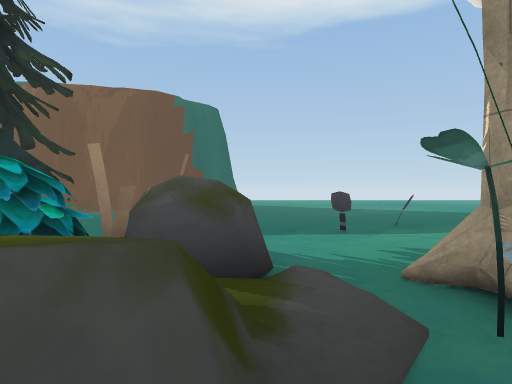
View 1 (above)

24 first-person views from a walk through a 3-D level made in the Unity game engine. The camera is 1.4 m above the floor, looks level and sees 75° across. The floor is counted in squares, 2 m on a side. Each view is taken from the middle of a square. On the plan, view 1 faces up. The plan holds only what a view shows up to about 10 squares ahead; the rest is blank. The place goes on beyond the plan. Some surface patterns are stand-ins.

View 2
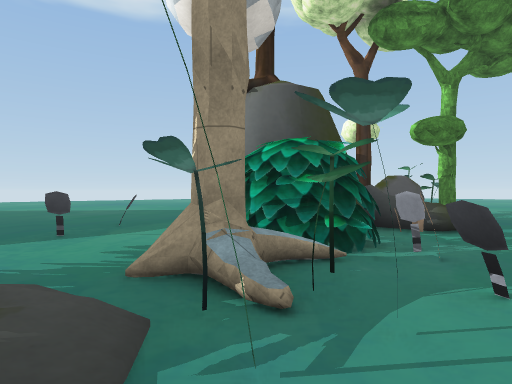

View 3
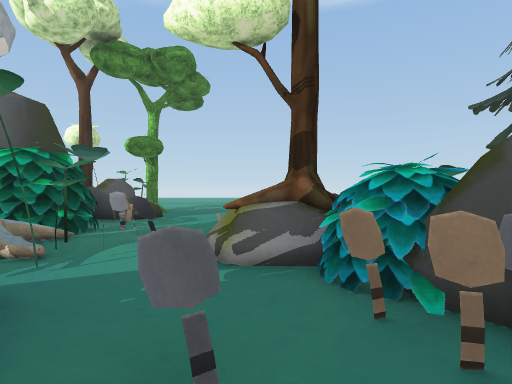

View 4
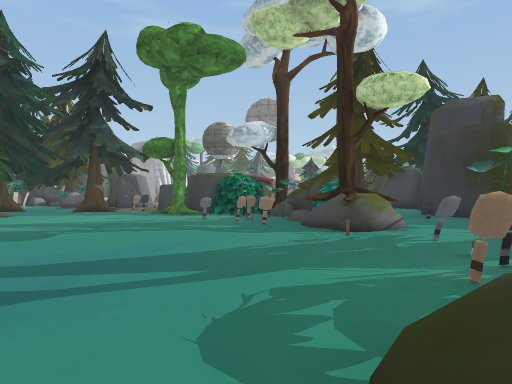

View 5
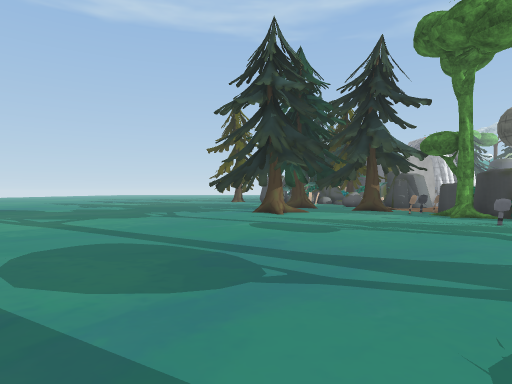

View 6
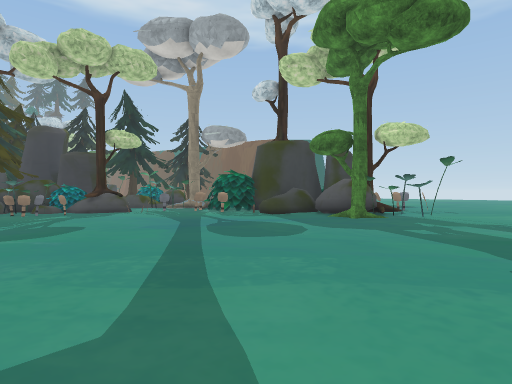

View 7
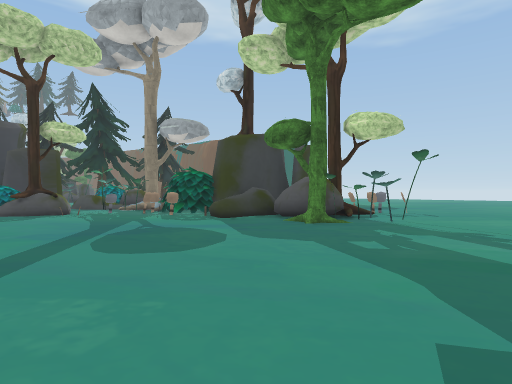

View 8
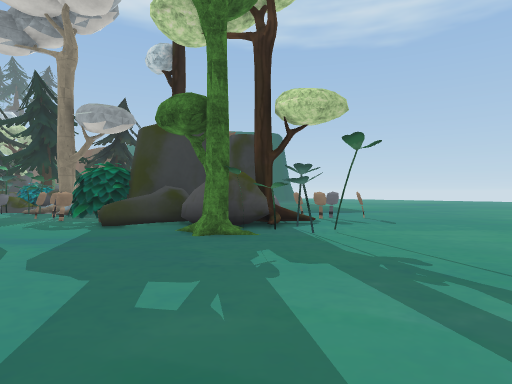

View 9
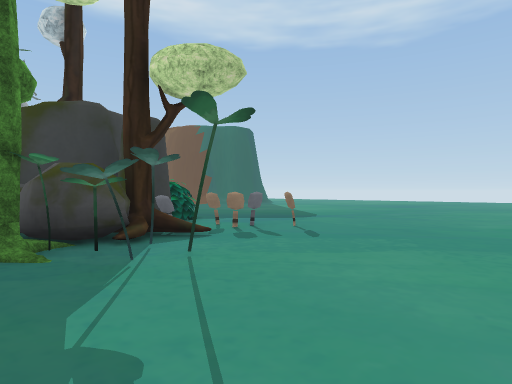

View 10
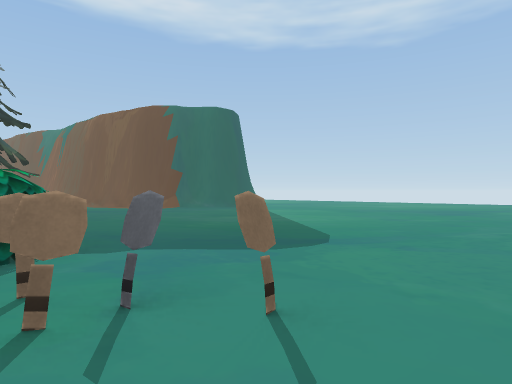

View 11
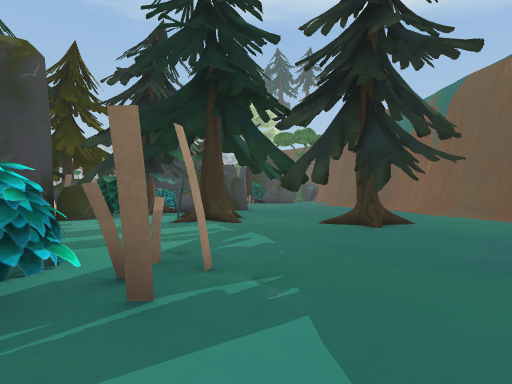

View 12
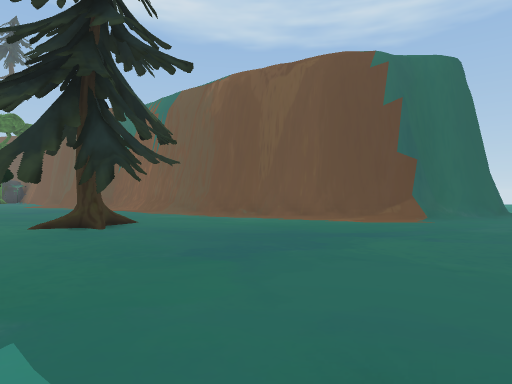

View 13
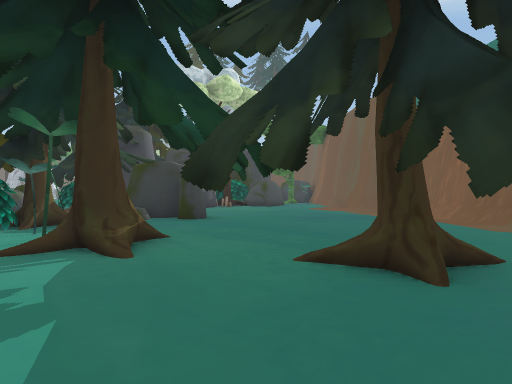

View 14
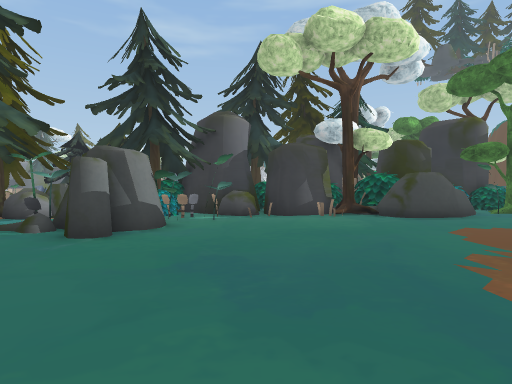

View 15
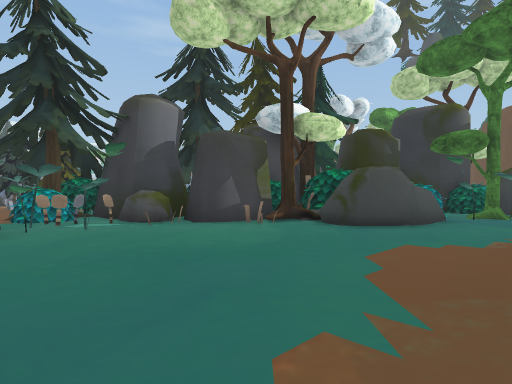

View 16
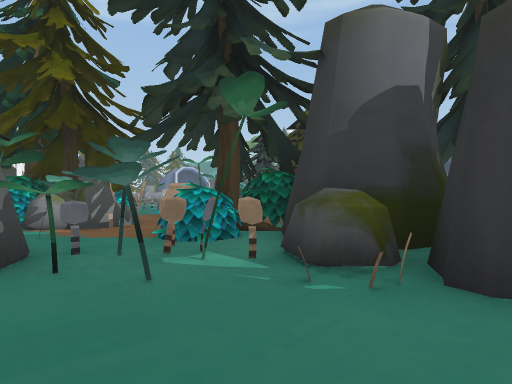

View 17
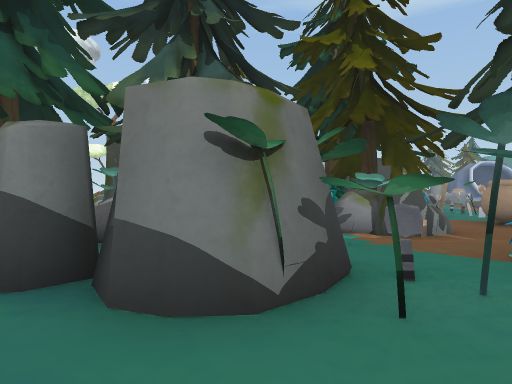

View 18
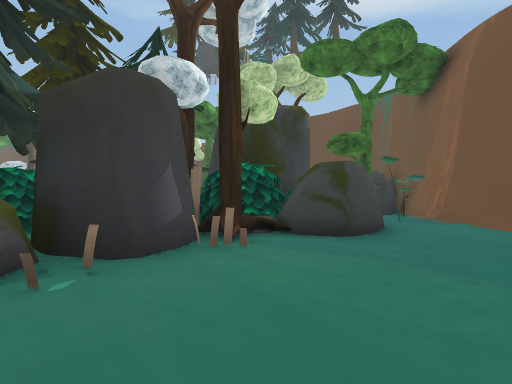

View 19
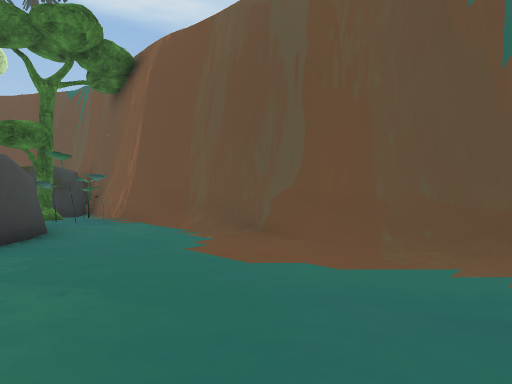

View 20
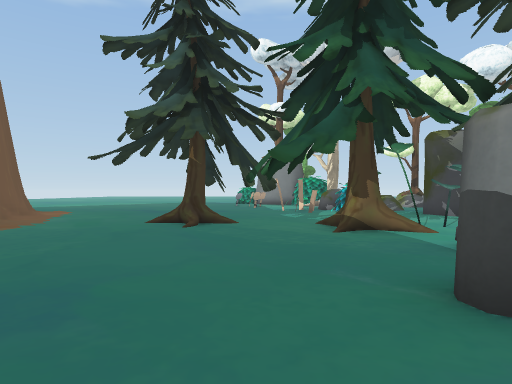

View 21
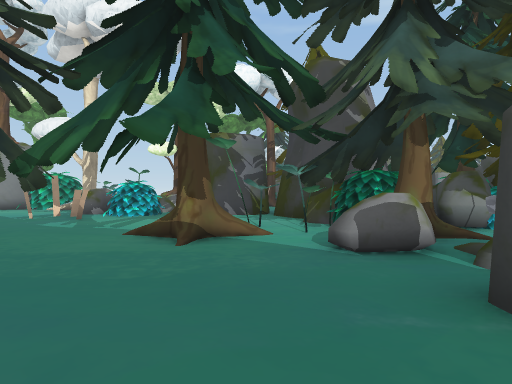

View 22
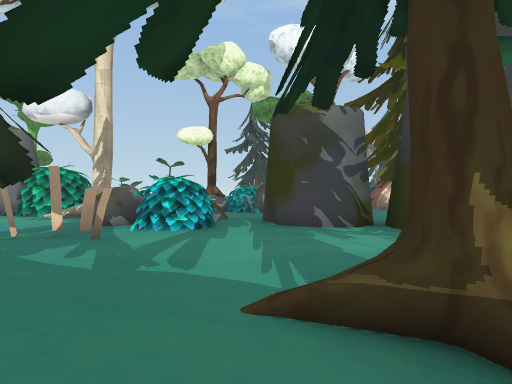

View 23
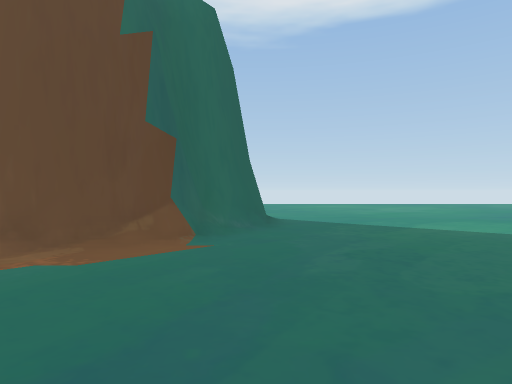

View 24
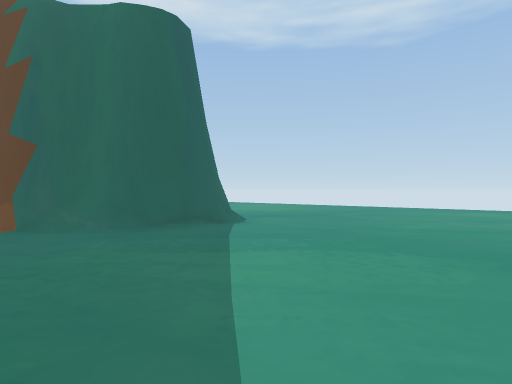

### Floor plan
Key: @ floor where view 1 was taken; # wall or solid block; x gap in a wall; . floor; / step, stairs or slope; = window, fence, low wall or low ledge; T tree; C cauldron; O other object.
Columns run from 24 left of view 1 to 14 right of it. Each row starts with its distance up from view 1.
 24                           ..
 23                          ....
 22                         .....
 21                        ......
 20                        ......
 19                        ........
 18                        #.......
 17                        #......  ..
 16                       ##...... ....
 15                       #............
 14                     ###............
 13                   ###................
 12             ##### ....................
 11         ######........................
 10 #########.............................
  9 #OO...................................
  8 TOO...............T...................
  7 OO###............ TTT......O. OO.O....
  6  O###..........T.TTT.....OO.. O##......
  5   ###.O...........T...O.....   ##T.....
  4   #####..O.OO...TT...OOO...OO ##OTO#...
  3    ####O..OOO.O.x.....OOO.#OO###OTO#...
  2       #OOOOOO.T.TO...OOO//#OOOO=.......
  1     O###OO.O.OTOO..... ==#O.O..........
  0    TT  #TT.OOOOT##..##..@..............
 -1    TT  OOT.OOOOO #####.O..TO...........
 -2        OTO.OTTOO      .#OTT............
 -3         O .T TTO       ###OO...........
 -4           CCTTTT        #OOO...........
 -5            .OOOO         O.O...........
 -6            OO            O.............
 -7                          #T............
 -8                          ## ...........

Positions as (right, up) in squares from view 1, and headings:
1: (0, 0), facing up
2: (0, 0), facing up-right
3: (-2, -1), facing right
4: (8, 2), facing down-left
5: (8, 2), facing down
6: (14, -6), facing up-left
7: (14, -4), facing up-left
8: (14, -1), facing up-left
9: (14, 2), facing up-left
10: (11, 6), facing up-left
11: (1, 5), facing left
12: (1, 5), facing up-left
13: (-3, 6), facing left
14: (-10, 10), facing down-left
15: (-13, 10), facing down-left
16: (-16, 6), facing down
17: (-15, 5), facing down-right
18: (-14, 5), facing left
19: (-14, 6), facing up-left
20: (-14, 6), facing right
21: (-12, 7), facing down-right
22: (-8, 6), facing down-right
23: (-1, 9), facing up
24: (5, 13), facing up-left
